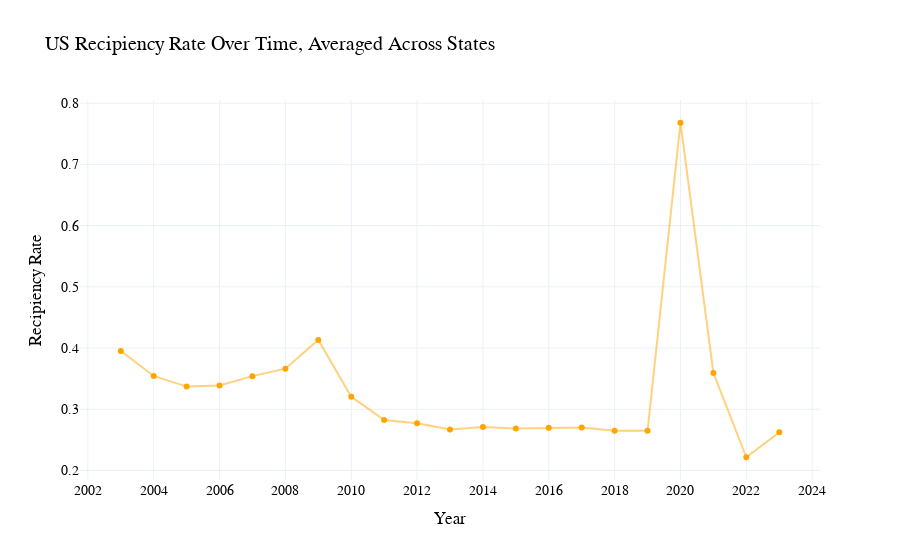

The cell this chart's notebook holds for it:
### Code cell
pio.templates.default = 'plotly_white'

fig1 = px.line(
             x = recipiency['Year'], 
             y = recipiency['Recipiency Rate']
              )
fig1.update_traces(line=dict(color = 'rgba(255, 165, 0,0.5)'))

fig2 = px.scatter(
                x = recipiency['Year'], 
                y = recipiency['Recipiency Rate'],
                color_discrete_sequence=['rgba(255, 165, 0,1)'])

fig1 = go.Figure(data=fig1.data + fig2.data )
fig1.update_layout(title_text="US Recipiency Rate Over Time, Averaged Across States",
                   xaxis_title="Year", yaxis_title="Recipiency Rate",
                   height =500,
                   font=dict(
                        family="Cambria",  
                        size=14,         
                        color="black",
                    ),
                   xaxis=dict(
                        tickmode='linear',   
                        tick0=2000,          
                        dtick=2              
                    ),
                   yaxis=dict(
                        tick0=0,          
                        dtick=0.1 
                    ),
                   legend=dict(
                        orientation="v",     
                        x=1.1,
                        xanchor="center",
                        y=0.8
                    )
                  )
fig1.show()

### Figure 1 — Plotly figure (JSON) as saved in the notebook; plotly's stock layout.template omitted (floating-point values rounded to 4 significant figures)
{"data": [{"hovertemplate": "x=%{x}<br>y=%{y}<extra></extra>", "legendgroup": "", "line": {"color": "rgba(255, 165, 0,0.5)", "dash": "solid"}, "marker": {"symbol": "circle"}, "mode": "lines", "name": "", "orientation": "v", "showlegend": false, "type": "scatter", "x": [2003, 2004, 2005, 2006, 2007, 2008, 2009, 2010, 2011, 2012, 2013, 2014, 2015, 2016, 2017, 2018, 2019, 2020, 2021, 2022, 2023], "xaxis": "x", "y": [0.3954, 0.3545, 0.3371, 0.3389, 0.3542, 0.3664, 0.4134, 0.3206, 0.2825, 0.2773, 0.2671, 0.2711, 0.2688, 0.2699, 0.2701, 0.2651, 0.2649, 0.768, 0.3594, 0.2217, 0.2623], "yaxis": "y"}, {"hovertemplate": "x=%{x}<br>y=%{y}<extra></extra>", "legendgroup": "", "marker": {"color": "rgba(255, 165, 0,1)", "symbol": "circle"}, "mode": "markers", "name": "", "orientation": "v", "showlegend": false, "type": "scatter", "x": [2003, 2004, 2005, 2006, 2007, 2008, 2009, 2010, 2011, 2012, 2013, 2014, 2015, 2016, 2017, 2018, 2019, 2020, 2021, 2022, 2023], "xaxis": "x", "y": [0.3954, 0.3545, 0.3371, 0.3389, 0.3542, 0.3664, 0.4134, 0.3206, 0.2825, 0.2773, 0.2671, 0.2711, 0.2688, 0.2699, 0.2701, 0.2651, 0.2649, 0.768, 0.3594, 0.2217, 0.2623], "yaxis": "y"}], "layout": {"autosize": true, "font": {"color": "black", "family": "Cambria", "size": 14}, "legend": {"orientation": "v", "x": 1.1, "xanchor": "center", "y": 0.8}, "title": {"text": "US Recipiency Rate Over Time, Averaged Across States"}, "xaxis": {"autorange": true, "dtick": 2, "range": [2002.0, 2024.0], "tick0": 2000, "tickmode": "linear", "title": {"text": "Year"}, "type": "linear"}, "yaxis": {"autorange": true, "dtick": 0.1, "range": [0.1832, 0.8065], "tick0": 0, "title": {"text": "Recipiency Rate"}, "type": "linear"}}}
